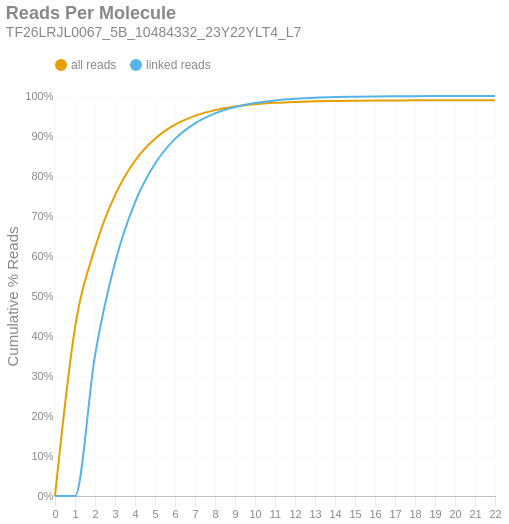

The notebook cell this image was saved under:
### Markdown cell above
### Reads per Molecule
This chart shows the cumulative distribution of the number of reads per linked molecule. That is, how many alignments are associated with a unique molecule. This excludes the number of reads associated with invalid or absent linked-read barcodes. The `linked` histogram is the percentages recalculated when disregarding singletons.

### Code cell
if SKIPLR:
    print_html(f"Skipped")
else:
    counts = np.bincount(valids['reads'].cast(pl.Int64).to_numpy())
    weighted = counts * np.arange(len(counts))
    all_perc = weighted / n_reads
    linked_perc = weighted / n_linked_reads
    linked_perc[1] = 0
    binned_df = pl.DataFrame({
        'readsper': list(range(len(counts))),
        'all reads (cumsum)': np.cumsum(all_perc).tolist(),
        'linked reads (cumsum)': np.cumsum(linked_perc).tolist(),
    })

    with SafeRender(binned_df):
        (
            density_plot(binned_df, 'Reads Per Molecule', samplename, 'readspmol')
            .encode(
                x=alt.X('readsper:O', title=None).axis(labelAngle=0).scale(padding=0),
                y=alt.Y('value:Q', title='Cumulative % Reads').axis(format='%').stack(False),
                color=alt.Color("key:N").scale(domain=["all reads", "linked reads"]),
                tooltip=[
                    alt.Tooltip("key:N", title="Data Type"),
                    alt.Tooltip("readsper:O", title="Reads Per Molecule"),
                    alt.Tooltip("value:Q", format=".2%", title="% Reads (Cum.)")
                ]            
            )
        ).display()

### Figure 1 — Vega-Lite specification as saved in the notebook (floating-point values rounded to 4 significant figures)
{"width": "container", "height": 400, "config": {"title": {"anchor": "start", "dy": -15, "fontSize": 18, "color": "#888888", "subtitleColor": "#888888", "subtitleFontSize": 14}, "arc": {"fill": "#0072B2"}, "axis": {"domainColor": "#888888", "domainWidth": 0.5, "gridWidth": 0.2, "grid": false, "titleFontWeight": 400, "titleFontSize": 15, "labelFontSize": 11, "labelColor": "#888888", "tickColor": "#888888", "tickWidth": 0.2, "titleColor": "#888888"}, "axisBand": {"grid": false}, "axisX": {"grid": true, "tickSize": 10, "domainCap": "round"}, "axisY": {"domain": false, "grid": true, "tickSize": 0, "domainCap": "round"}, "background": "transparent", "header": {"labelFontSize": 15, "labelColor": "#888888", "titleFontSize": 15, "titleFontWeight": 600, "titleColor": "#888888"}, "legend": {"labelFont": "sans-serif", "labelFontSize": 12, "labelColor": "#888888", "symbolSize": 100, "symbolType": "circle", "titleFontSize": 12, "titlePadding": 10, "titleColor": "#888888", "title": null, "orient": "top"}, "range": {"category": ["#E69F00", "#56B4E9", "#009E73", "#F0E442", "#0072B2", "#D55E00", "#CC79A7", "#000000"], "diverging": ["#cfe8f3", "#a2d4ec", "#73bfe2", "#46abdb", "#1696d2", "#12719e"]}, "area": {"fill": "#0072B2", "fillOpacity": 0.7, "line": true, "strokeOpacity": 0.7}, "line": {"color": "#0072B2", "stroke": "#0072B2", "strokeWidth": 2}, "trail": {"color": "#0072B2", "stroke": "#0072B2", "strokeWidth": 0, "size": 1}, "point": {"filled": true, "fillOpacity": 1.0, "size": 95}, "text": {"color": "#888888", "fontSize": 11, "align": "right", "fontWeight": 400, "size": 11}, "bar": {"fill": "#0072B2", "stroke": null}, "view": {"stroke": null, "continuousWidth": 660, "continuousHeight": 400}}, "data": {"name": "data-72356360b95a6db447c5aa3bbb0df67b"}, "mark": {"type": "line", "interpolate": "monotone", "point": {"opacity": 0, "size": 275}}, "encoding": {"color": {"field": "key", "scale": {"domain": ["all reads", "linked reads"]}, "type": "nominal"}, "tooltip": [{"field": "key", "title": "Data Type", "type": "nominal"}, {"field": "readsper", "title": "Reads Per Molecule", "type": "ordinal"}, {"field": "value", "format": ".2%", "title": "% Reads (Cum.)", "type": "quantitative"}], "x": {"axis": {"labelAngle": 0}, "field": "readsper", "scale": {"padding": 0}, "title": null, "type": "ordinal"}, "y": {"axis": {"format": "%"}, "field": "value", "stack": false, "title": "Cumulative % Reads", "type": "quantitative"}}, "params": [{"name": "param_c36ac31b6afebe62", "select": {"type": "point", "fields": ["key"]}, "bind": "legend"}], "title": {"text": "Reads Per Molecule", "subtitle": "TF26LRJL0067_5B_10484332_23Y22YLT4_L7"}, "transform": [{"fold": ["all reads (cumsum)", "linked reads (cumsum)"]}, {"calculate": "replace(datum.key, ' (cumsum)', '')", "as": "key"}, {"filter": {"param": "param_c36ac31b6afebe62"}}], "usermeta": {"embedOptions": {"downloadFileName": "TF26LRJL0067_5B_10484332_23Y22YLT4_L7.readspmol"}}, "$schema": "https://vega.github.io/schema/vega-lite/v6.4.1.json", "datasets": {"data-72356360b95a6db447c5aa3bbb0df67b": [{"readsper": 0, "all reads (cumsum)": 0.0, "linked reads (cumsum)": 0.0}, {"readsper": 1, "all reads (cumsum)": 0.4201, "linked reads (cumsum)": 0.0}, {"readsper": 2, "all reads (cumsum)": 0.6202, "linked reads (cumsum)": 0.3516}, {"readsper": 3, "all reads (cumsum)": 0.752, "linked reads (cumsum)": 0.5831}, {"readsper": 4, "all reads (cumsum)": 0.8381, "linked reads (cumsum)": 0.7343}, {"readsper": 5, "all reads (cumsum)": 0.8929, "linked reads (cumsum)": 0.8306}, {"readsper": 6, "all reads (cumsum)": 0.9283, "linked reads (cumsum)": 0.8928}, {"readsper": 7, "all reads (cumsum)": 0.9504, "linked reads (cumsum)": 0.9316}, {"readsper": 8, "all reads (cumsum)": 0.9647, "linked reads (cumsum)": 0.9567}, {"readsper": 9, "all reads (cumsum)": 0.9738, "linked reads (cumsum)": 0.9727}, {"readsper": 10, "all reads (cumsum)": 0.9794, "linked reads (cumsum)": 0.9825}, {"readsper": 11, "all reads (cumsum)": 0.9829, "linked reads (cumsum)": 0.9888}, {"readsper": 12, "all reads (cumsum)": 0.9853, "linked reads (cumsum)": 0.9928}, {"readsper": 13, "all reads (cumsum)": 0.9869, "linked reads (cumsum)": 0.9956}, {"readsper": 14, "all reads (cumsum)": 0.9878, "linked reads (cumsum)": 0.9973}, {"readsper": 15, "all reads (cumsum)": 0.9883, "linked reads (cumsum)": 0.9982}, {"readsper": 16, "all reads (cumsum)": 0.9887, "linked reads (cumsum)": 0.9989}, {"readsper": 17, "all reads (cumsum)": 0.9889, "linked reads (cumsum)": 0.9993}, {"readsper": 18, "all reads (cumsum)": 0.9891, "linked reads (cumsum)": 0.9996}, {"readsper": 19, "all reads (cumsum)": 0.9892, "linked reads (cumsum)": 0.9997}, {"readsper": 20, "all reads (cumsum)": 0.9893, "linked reads (cumsum)": 0.9999}, {"readsper": 21, "all reads (cumsum)": 0.9893, "linked reads (cumsum)": 1.0}, {"readsper": 22, "all reads (cumsum)": 0.9893, "linked reads (cumsum)": 1.0}]}}
